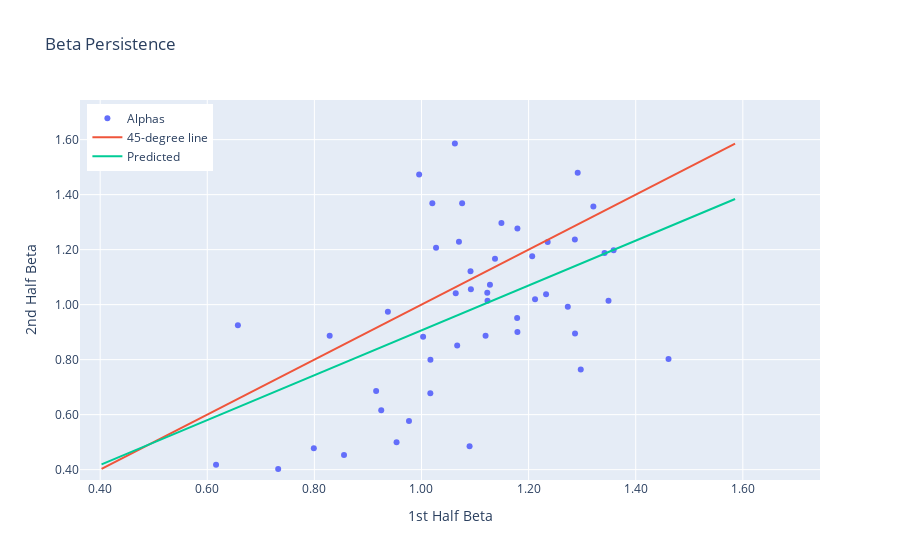

The cell this chart's notebook holds for it:
### Code cell
# Scatter plot

trace  = go.Scatter(x=df_beta['beta_0'], y=df_beta['beta_1'], mode="markers", name = 'Alphas')
minval = np.min([df_beta['beta_1'].min(), df_beta['beta_0'].min()])
maxval = np.max([df_beta['beta_1'].max(), df_beta['beta_0'].max()])

trace_45 = go.Scatter(x= np.linspace(minval,maxval,20), y = np.linspace(minval,maxval,20), mode='lines',name='45-degree line')
ols_fit = results.params[0] + results.params[1]*np.linspace(minval,maxval,20)
trace_ols= go.Scatter(x= np.linspace(minval,maxval,20), y = ols_fit, mode='lines',name='Predicted')

fig = go.Figure()
fig.add_trace(trace)
fig.add_trace(trace_45)
fig.add_trace(trace_ols)
fig.update_xaxes(title='1st Half Beta',tickformat=".2f", range=[0.9*minval, 1.1*maxval])
fig.update_yaxes(title='2nd Half Beta',tickformat=".2f", range=[0.9*minval, 1.1*maxval])
fig.update_layout(title='Beta Persistence')
fig.update_layout(legend=dict(yanchor="top", y =0.99, xanchor="left", x=0.01))
fig.show()

### Figure 1 — Plotly figure (JSON) as saved in the notebook; plotly's stock layout.template omitted (floating-point values rounded to 4 significant figures)
{"data": [{"mode": "markers", "name": "Alphas", "type": "scatter", "x": [1.017, 0.8554, 0.9153, 0.9535, 0.799, 1.349, 1.321, 1.123, 0.9766, 1.212, 1.461, 1.017, 0.9248, 1.064, 1.123, 1.07, 1.207, 1.359, 1.062, 1.092, 1.149, 1.179, 0.9956, 1.233, 1.128, 1.09, 0.7324, 1.027, 1.137, 0.8286, 0.6164, 0.6572, 1.287, 1.286, 1.02, 1.292, 1.342, 1.067, 0.9372, 1.179, 1.179, 1.12, 1.297, 1.092, 1.003, 1.236, 1.076, 1.273], "y": [0.6776, 0.4533, 0.6857, 0.4994, 0.4775, 1.014, 1.357, 1.043, 0.5765, 1.02, 0.8027, 0.7993, 0.6158, 1.041, 1.014, 1.228, 1.176, 1.197, 1.586, 1.121, 1.297, 1.277, 1.473, 1.038, 1.072, 0.4853, 0.4026, 1.207, 1.167, 0.8872, 0.418, 0.9252, 0.8953, 1.237, 1.368, 1.479, 1.188, 0.8518, 0.9744, 0.9512, 0.9006, 0.8868, 0.7645, 1.056, 0.8829, 1.228, 1.369, 0.9924]}, {"mode": "lines", "name": "45-degree line", "type": "scatter", "x": [0.4026, 0.4649, 0.5271, 0.5894, 0.6517, 0.7139, 0.7762, 0.8384, 0.9007, 0.963, 1.025, 1.087, 1.15, 1.212, 1.274, 1.337, 1.399, 1.461, 1.523, 1.586], "y": [0.4026, 0.4649, 0.5271, 0.5894, 0.6517, 0.7139, 0.7762, 0.8384, 0.9007, 0.963, 1.025, 1.087, 1.15, 1.212, 1.274, 1.337, 1.399, 1.461, 1.523, 1.586]}, {"mode": "lines", "name": "Predicted", "type": "scatter", "x": [0.4026, 0.4649, 0.5271, 0.5894, 0.6517, 0.7139, 0.7762, 0.8384, 0.9007, 0.963, 1.025, 1.087, 1.15, 1.212, 1.274, 1.337, 1.399, 1.461, 1.523, 1.586], "y": [0.419, 0.4698, 0.5206, 0.5714, 0.6222, 0.673, 0.7238, 0.7746, 0.8253, 0.8761, 0.9269, 0.9777, 1.028, 1.079, 1.13, 1.181, 1.232, 1.282, 1.333, 1.384]}], "layout": {"legend": {"x": 0.01, "xanchor": "left", "y": 0.99, "yanchor": "top"}, "title": {"text": "Beta Persistence"}, "xaxis": {"range": [0.3624, 1.744], "tickformat": ".2f", "title": {"text": "1st Half Beta"}}, "yaxis": {"range": [0.3624, 1.744], "tickformat": ".2f", "title": {"text": "2nd Half Beta"}}}}
